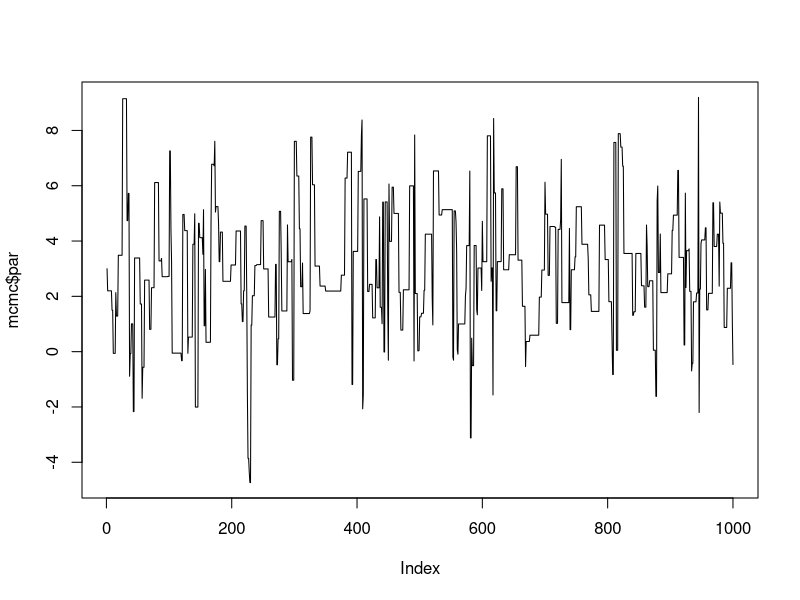
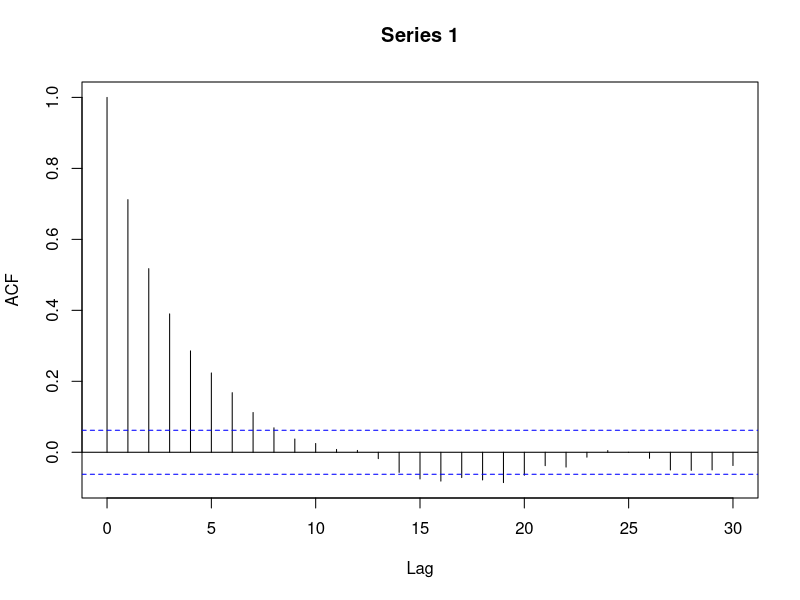
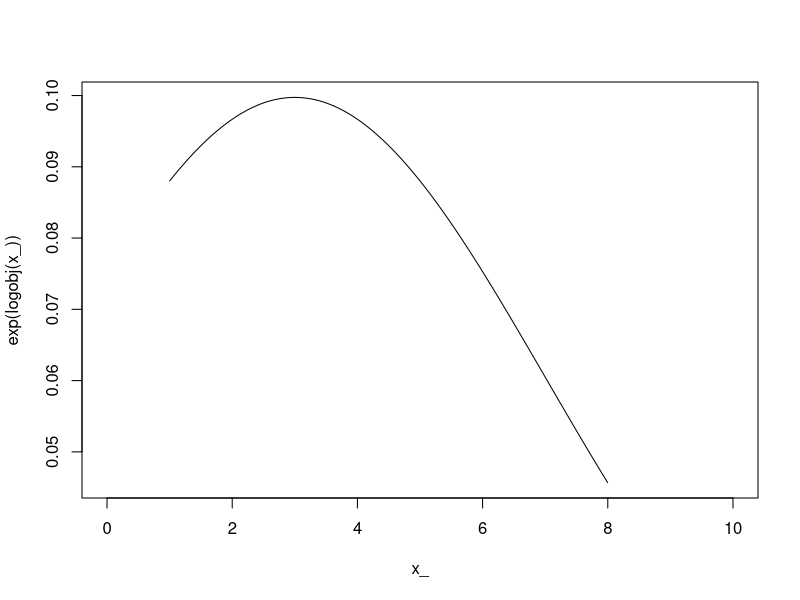
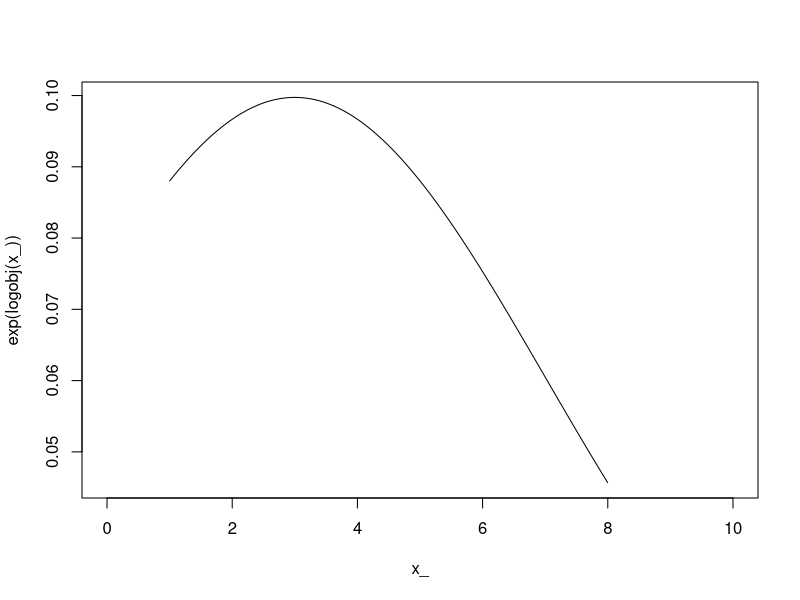
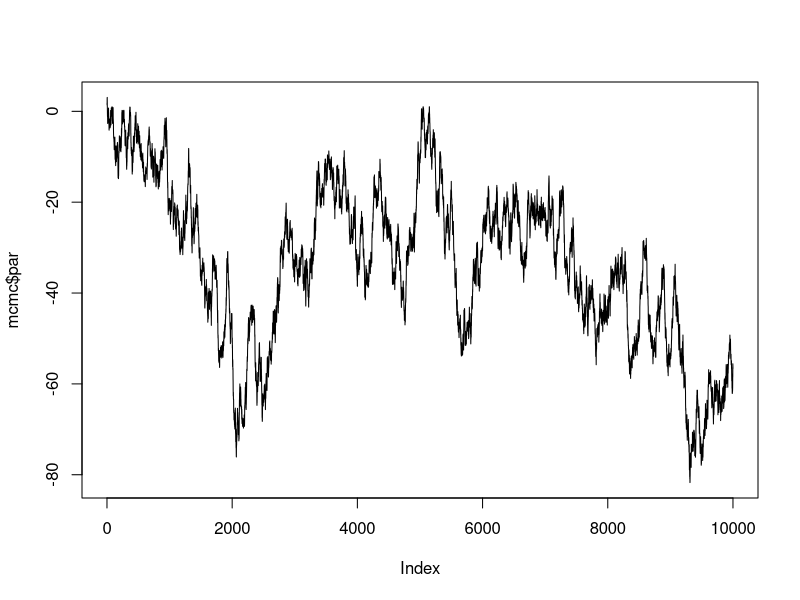
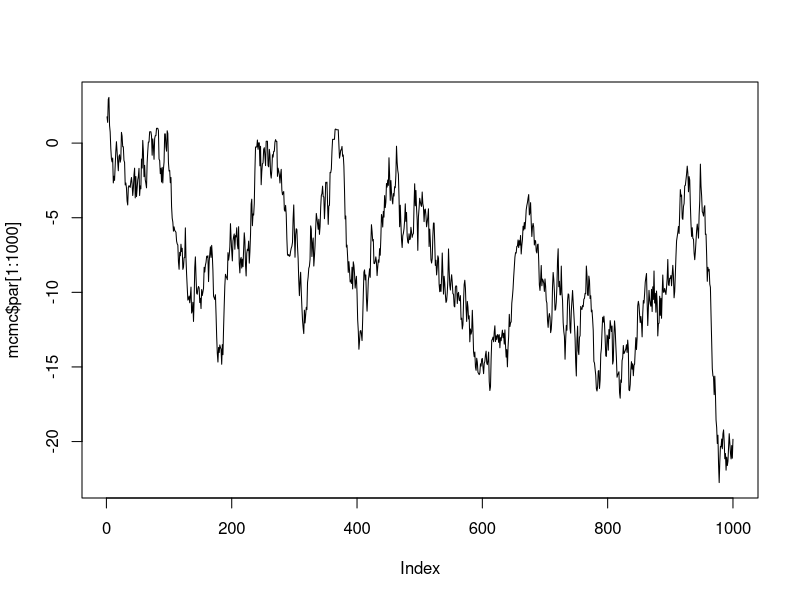
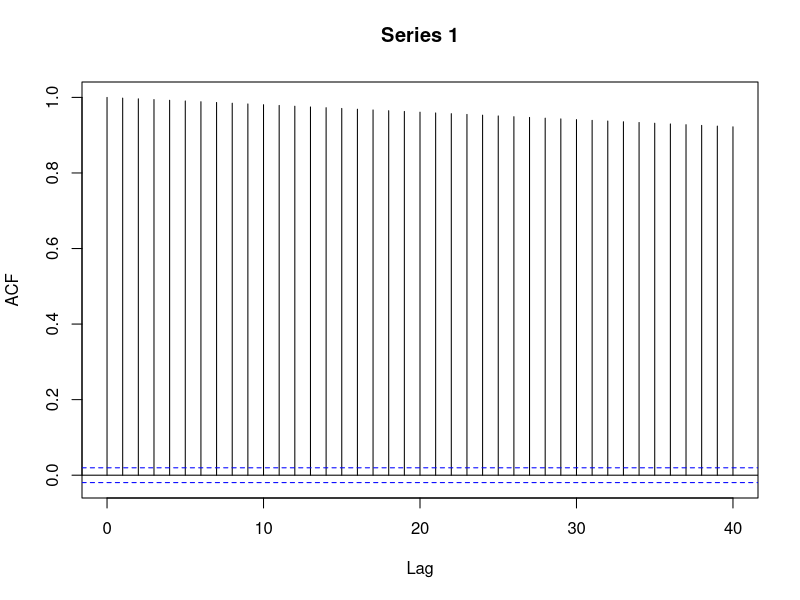

Generate these figures, in order, with R:
## ---- chunk 1
  # renv::restore()
  library(tidyverse)
  library(LearnBayes)
  library(scales)
  library(patchwork)
## ---- chunk 2
  logobj <- function(theta){
    dnorm(theta, mean = 3, sd = 2, log = TRUE)
  }
## ---- chunk 3
xstart <- 3; 
nsamples <- 1e3; 
tau <- 10; # tamaño de paso

mcmc <- LearnBayes::rwmetrop(
logobj, 
list(var = 1, scale = tau), 
xstart, 
nsamples
)

# para checar qué contiene mcmc
# str(mcmc)


## ---- chunk 4
  plot(mcmc$par, type = "l")
## ---- chunk 5
  c(alpha = mcmc$accept)
## ---- chunk 6
acf(mcmc$par)
## ---- chunk 7
library(posterior)
tibble(rhat = posterior::rhat(mcmc$par))
## ---- chunk 8
tibble(ess = posterior::ess_bulk(mcmc$par))
## ---- chunk 9
tibble(error_mc = posterior::mcse_mean(mcmc$par))
## ---- chunk 10
tibble(error_mc = posterior::mcse_mean(mcmc$par))
## ---- chunk 11
logobj <- function(theta){
  M <- 1e3; 
  ifelse(1<= theta & theta <= 8, 
          dnorm(theta, mean = 3, sd = 4, log = TRUE), 
          M)
}
## ---- chunk 12
x_ <- seq(0, 10, length.out = 1000)
plot(x_, exp(logobj(x_)), type = "l" )
## ---- chunk 13
x_ <- seq(0, 10, length.out = 1000)
plot(x_, exp(logobj(x_)), type = "l" )
## ---- chunk 14
tau <- 1; xstart <- 3; nsamples <- 1e4;

mcmc <- LearnBayes::rwmetrop(
  logobj, 
  list(var = 1, scale = tau), 
  xstart, 
  nsamples
)
## ---- chunk 15
plot(mcmc$par, type = "l")
## ---- chunk 16
c( accept = mcmc$accept)
## ---- chunk 17
tibble(
  rhat = posterior::rhat(mcmc$par), 
  ess  = posterior::ess_bulk(mcmc$par), 
  mcse = posterior::mcse_mean(mcmc$par)
)
## ---- chunk 18
plot(mcmc$par[1:1000], type = "l")
## ---- chunk 19
c( accept = mcmc$accept)
## ---- chunk 20
tibble(
  rhat = posterior::rhat(mcmc$par[1:600]), 
  ess  = posterior::ess_bulk(mcmc$par[1:600]), 
  mcse = posterior::mcse_mean(mcmc$par[1:600])
)
## ---- chunk 21
acf(mcmc$par)
